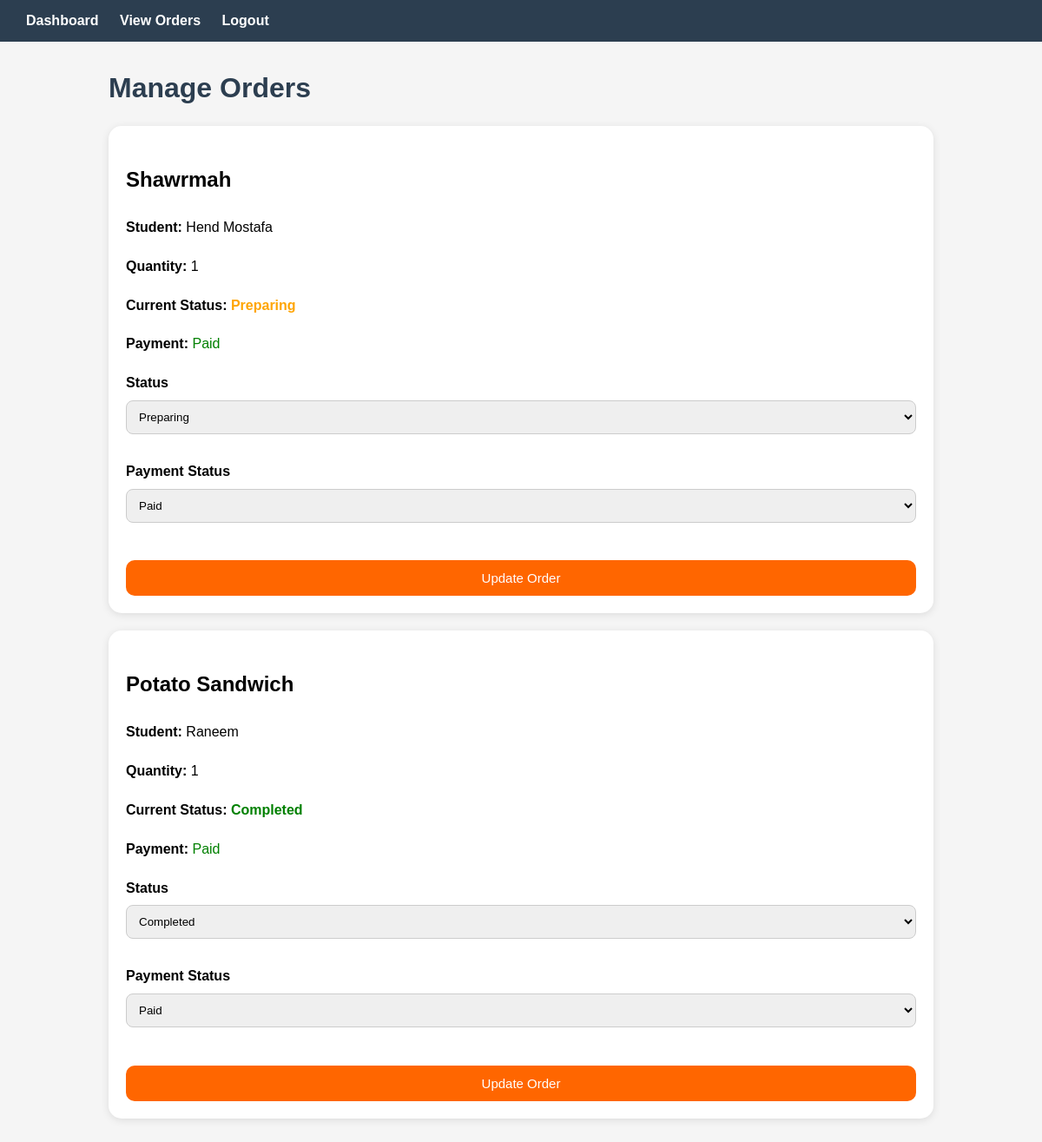
Page /orders/manage.php (signed in) on the committed database.
### tables this page shows
CREATE TABLE `orders` (
  `id` int(11) NOT NULL,
  `user_id` int(11) DEFAULT NULL,
  `status` enum('preparing','completed') DEFAULT 'preparing',
  `payment_status` enum('paid','unpaid') DEFAULT 'unpaid',
  `created_at` timestamp NOT NULL DEFAULT current_timestamp(),
  `meal_id` int(11) DEFAULT NULL,
  `quantity` int(11) DEFAULT NULL
);

CREATE TABLE `meals` (
  `id` int(11) NOT NULL,
  `cafeteria_id` int(11) NOT NULL,
  `name` varchar(100) NOT NULL,
  `description` text DEFAULT NULL,
  `price` decimal(6,2) NOT NULL,
  `image` varchar(255) DEFAULT NULL,
  `category` varchar(50) DEFAULT NULL,
  `available` tinyint(1) DEFAULT 1,
  `created_at` timestamp NOT NULL DEFAULT current_timestamp()
);

CREATE TABLE `users` (
  `id` int(11) NOT NULL,
  `name` varchar(100) NOT NULL,
  `email` varchar(100) NOT NULL,
  `password` varchar(255) NOT NULL,
  `role` varchar(20) NOT NULL DEFAULT 'student',
  `proof_file` varchar(255) DEFAULT NULL,
  `faculty` varchar(30) DEFAULT NULL,
  `pending` tinyint(4) DEFAULT 0
);

### orders/manage.php (the view, shortened to what this page needs)
<?php
include "../database/db_connection.php";
$query = "
SELECT
    orders.*,
    users.name AS student_name,
    meals.name AS meal_name
FROM orders
JOIN users ON orders.user_id = users.id
JOIN meals ON orders.meal_id = meals.id
ORDER BY orders.created_at DESC
";
$result = mysqli_query($conn, $query);
?>
<!DOCTYPE html>
<html>
<head>
    <link rel="stylesheet" href="../assets/css/orderstyle.css">
</head>
<body>
<div class="navbar">
    <a href="../canteen/dashboard.php">
        Dashboard
    </a>
    <a href="../orders/view.php">
        View Orders
    </a>
    <a href="../auth/logout.php">
        Logout
    </a>
</div>
<div class="container">
<h1>
    Manage Orders
</h1>
<?php
if(mysqli_num_rows($result) == 0){
    echo "<h3>No Orders Found</h3>";
}else{
while($row = mysqli_fetch_assoc($result)){
?>
<div class="order-card">
    <h2>
        <?= $row['meal_name'] ?>
    </h2>
    <p>
        <strong>Student:</strong>
        <?= $row['student_name'] ?>
    </p>
    <p>
        <strong>Quantity:</strong>
        <?= $row['quantity'] ?>
    </p>
    <p>
        <strong>Current Status:</strong>
        <span class="status <?= $row['status'] ?>">
            <?= ucfirst($row['status']) ?>
        </span>
    </p>
    <p>
        <strong>Payment:</strong>
        <span class="<?= $row['payment_status'] ?>">
            <?= ucfirst($row['payment_status']) ?>
        </span>
    </p>
    <form method="POST">
        <label>Status</label>
        <select name="status">
            <option value="preparing"
                <?= $row['status']=="preparing" ? "selected" : "" ?>>
                Preparing
            </option>
            <option value="completed"
                <?= $row['status']=="completed" ? "selected" : "" ?>>
                Completed
            </option>
        </select>
        <br><br>
        <label>Payment Status</label>
        <select name="payment_status">
            <option value="paid"
                <?= $row['payment_status']=="paid" ? "selected" : "" ?>>
                Paid
            </option>
        </select>
        <br><br>
        <button type="submit"
                class="order-btn"
                name="update">
            Update Order
        </button>
    </form>
</div>
<?php
}
}
?>
</div>
</body>
</html>

### assets/css/orderstyle.css (style rules this page uses)
body { font-family:Arial, sans-serif; background:#f5f5f5; margin:0; }
* { box-sizing:border-box; }
.navbar { background:#2c3e50; padding:15px 30px; }
.navbar a { color:white; text-decoration:none; margin-right:20px; font-weight:bold; }
.container { max-width:1000px; margin:auto; padding:25px; }
h1 { margin-bottom:25px; color:#2c3e50; margin-top:10px; }
.order-btn { width:100%; margin-top:15px; background:#ff6600; color:white; border:none; padding:12px; border-radius:10px; cursor:pointer; font-size:15px; transition:0.3s; }
.order-card { background:white; padding:20px; margin-bottom:20px; border-radius:15px; box-shadow:0 2px 10px rgba(0,0,0,0.1); line-height:1.8; }
.status { font-weight:bold; }
.preparing { color:orange; }
.completed { color:green; }
.paid { color:green; }
select { width:100%; padding:10px; border-radius:8px; border:1px solid #ccc; margin-top:5px; }
label { font-weight:bold; }

### rows in the picture
orders: meal.name "Shawrmah", user.name "Hend Mostafa", quantity "1", status "Preparing", payment_status "Paid"
orders: meal.name "Potato Sandwich", user.name "Raneem", quantity "1", status "Completed", payment_status "Paid"
